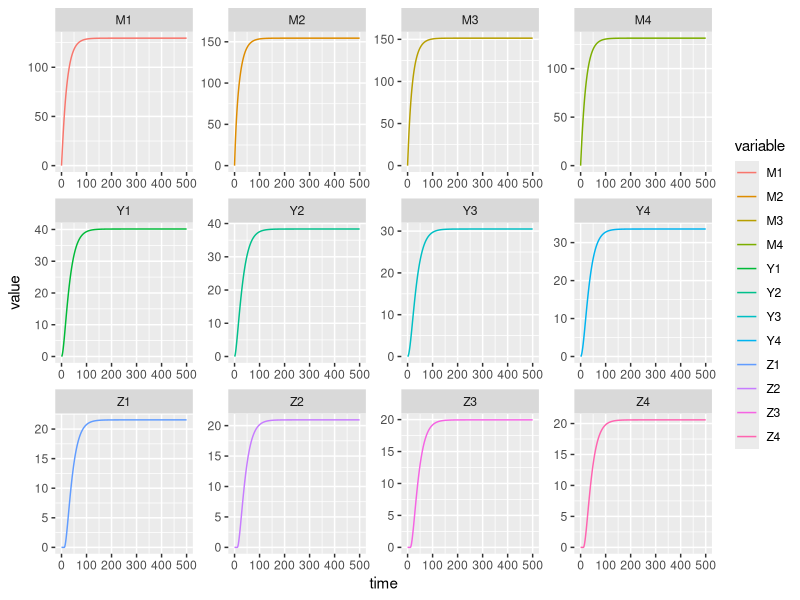

Recreate this plot in R.
rm(list = ls()); gc()
library(deSolve)
library(expm)
library(MASS)
library(data.table)
library(ggplot2)

# --------------------------------------------------------------------------------
# check forward solutions (start with Lambda)
# --------------------------------------------------------------------------------

f <- 0.3
q <- 0.9

n_patch <- 4
g <- 1/20
sigma <- 1/10

tau <- 11

# for sampling K
set.seed(43583491L)
K <- matrix(0, n_patch, n_patch)
K[upper.tri(K)] <- rexp(sum(1:(n_patch-1)))
K[lower.tri(K)] <- rexp(sum(1:(n_patch-1)))
K <- K/rowSums(K)

Omega <- diag(g, n_patch) + (diag(sigma, n_patch) %*% (diag(n_patch) - K))
OmegaEIP <- expm::expm(-Omega * tau)

kappa <- c(0.1, 0.075, 0.025, 0.05)

Lambda <- c(5, 10, 8, 6)

Y0 <- rep(0, n_patch*3)

M_ix <- 1:4
Y_ix <- 5:8
Z_ix <- 9:12

spat_ode <- function(t, y, pars) {
  M <- y[M_ix]
  Y <- y[Y_ix]
  Z <- y[Z_ix]
  if (t < tau) {
    M_tau <- Y0[M_ix]
    Y_tau <- Y0[Y_ix]
  } else {
    MYZ_tau <- lagvalue(t - tau)
    M_tau <- MYZ_tau[M_ix]
    Y_tau <- MYZ_tau[Y_ix]
  }
  dMdt <- Lambda - (Omega %*% M)
  dYdt <- f*q*kappa*(M - Y) - (Omega %*% Y)
  dZdt <- (OmegaEIP %*% (f*q*kappa*(M_tau - Y_tau))) - (Omega %*% Z)
  return(list(c(dMdt, dYdt, dZdt)))
}

spat_out <- dede(y = Y0, times = 0:500, func = spat_ode)
spat_out <- as.data.frame(spat_out)
colnames(spat_out) <- c("time", unlist(lapply(c("M","Y","Z"), function(x) paste0(x, 1:4))))

spat_out <- melt(as.data.table(spat_out), id.vars = 'time')

ggplot(spat_out) +
  geom_line(aes(x=time,y=value,color=variable)) +
  facet_wrap(. ~ variable, scales = 'free')

tmax <- spat_out[, max(time)]

# useful matrices
# OmegaEIP_inv <- qr.solve(OmegaEIP)
OmegaEIP_inv <- expm::expm(Omega * tau) # properties of matrix exp
Omega_inv <- solve(Omega)

# check M
M_analytic <- as.vector(Omega_inv %*% Lambda)
M_simulation <- spat_out[time == tmax, value[M_ix]]

rbind(M_analytic, M_simulation)

# check Y
# fqk_Omega_inv <- MASS::ginv(diag(f*q*kappa) + Omega)
fqk_Omega_inv <- solve(diag(f*q*kappa) + Omega)
Y_analytic <- as.vector(fqk_Omega_inv %*% (f*q*kappa*M_analytic))
Y_simulation <- spat_out[time == tmax, value[Y_ix]]

rbind(Y_analytic, Y_simulation)

# check Z
Z_analytic <- as.vector((Omega_inv %*% OmegaEIP) %*% (matrix(f*q*kappa) * ((M_analytic) - (fqk_Omega_inv %*% (f*q*kappa*(M_analytic))))))
Z_simulation <- spat_out[time == tmax, value[Z_ix]]

rbind(Z_analytic, Z_simulation)


# --------------------------------------------------------------------------------
# check backwards solutions (start with Z)
# --------------------------------------------------------------------------------

# check M-Y
Z <- Z_simulation
MY_analytic <- as.vector((OmegaEIP_inv %*% Omega %*% Z) / matrix(f*q*kappa))
MY_simulation <- spat_out[time == tmax, value[M_ix] - value[Y_ix]]

rbind(MY_analytic, MY_simulation)

# check Y
Y_analytic <- as.vector(Omega_inv %*% (matrix(f*q*kappa) * matrix(MY_analytic)))

rbind(Y_analytic, Y_simulation)

# check M
M_analytic <- MY_analytic + Y_analytic

rbind(M_analytic, M_simulation)

# check Lambda
Lambda_analytic <- as.vector(Omega %*% M_analytic)

rbind(Lambda_analytic, Lambda)
